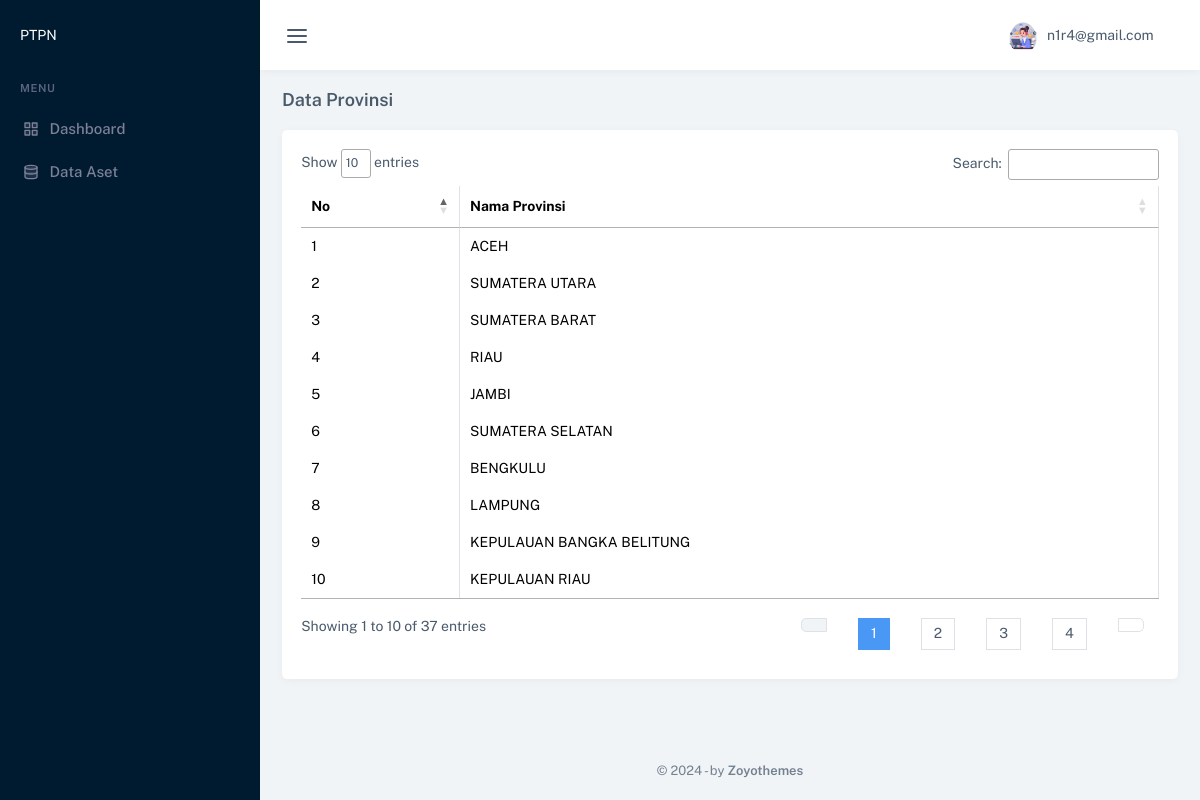
Screenshot of /views/provinsi.php (signed in) with the database file from the repository.
### tables this page shows
CREATE TABLE `provinsi` (
  `id` int(11) NOT NULL,
  `nama_provinsi` varchar(255) NOT NULL
);

### views/provinsi.php (the view, shortened to what this page needs)
<?php
include '../config/database.php';
ini_set('display_errors', 1); ?>
<!DOCTYPE html>
<html lang="en">
<head>
    <link href="../assets/css/app.min.css" rel="stylesheet" type="text/css" id="app-style" />
    <link href="../assets/css/icons.min.css" rel="stylesheet" type="text/css" />
    <link rel="stylesheet" type="text/css" href="https://cdn.datatables.net/1.11.5/css/jquery.dataTables.css">
    <link rel="stylesheet" type="text/css" href="https://cdn.datatables.net/1.11.5/css/dataTables.bootstrap4.min.css">
</head>
<body data-menu-color="dark" data-sidebar="default">
    <div id="app-layout">
        <?php include 'partials/topbar.php' ?>
        <?php include 'partials/sidebar.php' ?>
        <div class="content-page">
            <div class="content">
                <div class="container-xxl">
                    <div class="py-3 d-flex align-items-sm-center flex-sm-row flex-column">
                        <div class="flex-grow-1">
                            <h4 class="fs-18 fw-semibold m-0">Data Provinsi</h4>
                        </div>
                    </div>
                    <div class="row">
                        <div class="col-md-12 col-xl-12">
                            <div class="card">
                                <div class="card-body">
                                    <div class="row">
                                        <div class="table-responsive">
                                            <table id="areaTable" class="table table-hover table-bordered mb-0">
                                                <thead>
                                                    <tr>
                                                        <th>No</th>
                                                        <th>Nama Provinsi</th>
                                                    </tr>
                                                </thead>
                                                <tbody>
                                                    <?php
                                            $no = 1;
                                            $get_data = mysqli_query($conn, "
                                            SELECT *
                                            FROM provinsi
                                        ");
                                            while($display = mysqli_fetch_array($get_data)) {
                                                $nama = $display['nama_provinsi'];
                                            ?>
                                                    <tr>
                                                        <td><?php echo $no; ?></td>
                                                        <td><?php echo $nama; ?></td>
                                                    </tr>
                                                    <?php
                                            $no++;
                                                }
                                            ?>
                                                </tbody>
                                            </table>
                                        </div>
                                    </div>
                                </div>
                            </div>
                        </div>
                    </div>
                </div>
            </div>
            <?php include 'partials/footer.php' ?>
        </div>
    </div>
</body>
</html>

### rows the page displays
provinsi: nama_provinsi "ACEH"
provinsi: nama_provinsi "SUMATERA UTARA"
provinsi: nama_provinsi "SUMATERA BARAT"
provinsi: nama_provinsi "RIAU"
provinsi: nama_provinsi "JAMBI"
provinsi: nama_provinsi "SUMATERA SELATAN"
provinsi: nama_provinsi "BENGKULU"
provinsi: nama_provinsi "LAMPUNG"
provinsi: nama_provinsi "KEPULAUAN BANGKA BELITUNG"
provinsi: nama_provinsi "KEPULAUAN RIAU"

### other values shown
$_SESSION['username'] "n1r4@gmail.com"
